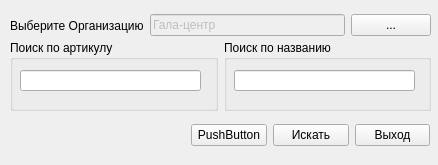
<?xml version="1.0" encoding="UTF-8"?>
<ui version="4.0">
 <class>SearchPost</class>
 <widget class="QWidget" name="SearchPost">
  <property name="geometry">
   <rect>
    <x>0</x>
    <y>0</y>
    <width>438</width>
    <height>165</height>
   </rect>
  </property>
  <property name="windowTitle">
   <string>Form</string>
  </property>
  <property name="autoFillBackground">
   <bool>false</bool>
  </property>
  <widget class="QWidget" name="horizontalLayoutWidget">
   <property name="geometry">
    <rect>
     <x>10</x>
     <y>10</y>
     <width>421</width>
     <height>31</height>
    </rect>
   </property>
   <layout class="QHBoxLayout" name="horizontalLayout">
    <item>
     <widget class="QLabel" name="label">
      <property name="text">
       <string>Выберите Организацию</string>
      </property>
     </widget>
    </item>
    <item>
     <widget class="QLineEdit" name="lineEdit">
      <property name="enabled">
       <bool>false</bool>
      </property>
      <property name="text">
       <string>Гала-центр</string>
      </property>
     </widget>
    </item>
    <item>
     <widget class="QPushButton" name="SelOrgButton">
      <property name="sizePolicy">
       <sizepolicy hsizetype="Preferred" vsizetype="Maximum">
        <horstretch>0</horstretch>
        <verstretch>0</verstretch>
       </sizepolicy>
      </property>
      <property name="sizeIncrement">
       <size>
        <width>0</width>
        <height>0</height>
       </size>
      </property>
      <property name="baseSize">
       <size>
        <width>20</width>
        <height>0</height>
       </size>
      </property>
      <property name="text">
       <string>...</string>
      </property>
     </widget>
    </item>
   </layout>
  </widget>
  <widget class="QWidget" name="horizontalLayoutWidget_2">
   <property name="geometry">
    <rect>
     <x>10</x>
     <y>40</y>
     <width>421</width>
     <height>71</height>
    </rect>
   </property>
   <layout class="QHBoxLayout" name="horizontalLayout_2">
    <item>
     <widget class="QGroupBox" name="groupBox">
      <property name="title">
       <string>Поиск по артикулу</string>
      </property>
      <widget class="QLineEdit" name="ArtikulSearch">
       <property name="geometry">
        <rect>
         <x>10</x>
         <y>30</y>
         <width>181</width>
         <height>21</height>
        </rect>
       </property>
      </widget>
     </widget>
    </item>
    <item>
     <widget class="QGroupBox" name="groupBox_2">
      <property name="title">
       <string>Поиск по названию</string>
      </property>
      <widget class="QLineEdit" name="NameSearch">
       <property name="geometry">
        <rect>
         <x>10</x>
         <y>30</y>
         <width>181</width>
         <height>21</height>
        </rect>
       </property>
      </widget>
     </widget>
    </item>
   </layout>
  </widget>
  <widget class="QWidget" name="horizontalLayoutWidget_3">
   <property name="geometry">
    <rect>
     <x>191</x>
     <y>110</y>
     <width>239</width>
     <height>51</height>
    </rect>
   </property>
   <layout class="QHBoxLayout" name="horizontalLayout_3">
    <item>
     <widget class="QPushButton" name="pushButton">
      <property name="text">
       <string>PushButton</string>
      </property>
     </widget>
    </item>
    <item>
     <widget class="QPushButton" name="SearchButton">
      <property name="text">
       <string>Искать</string>
      </property>
     </widget>
    </item>
    <item>
     <widget class="QPushButton" name="CloseButton">
      <property name="text">
       <string>Выход</string>
      </property>
     </widget>
    </item>
   </layout>
  </widget>
 </widget>
 <resources/>
 <connections/>
</ui>
